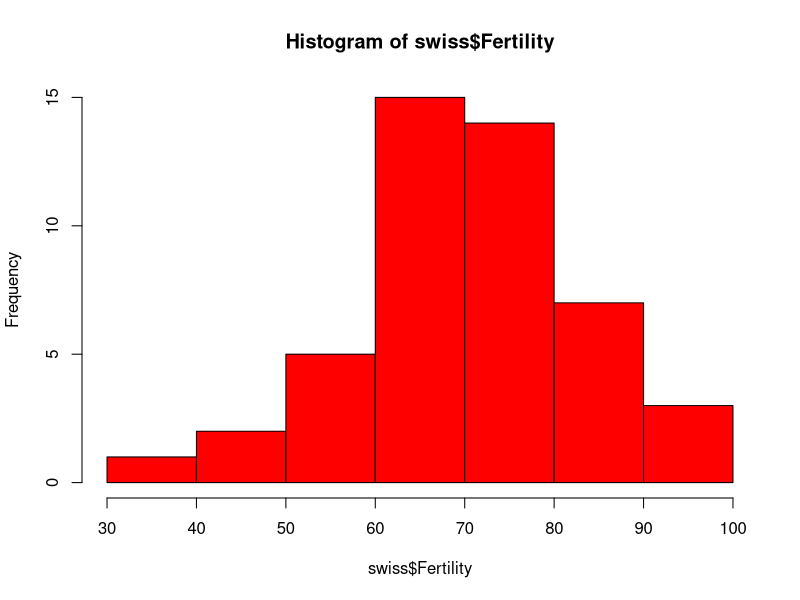
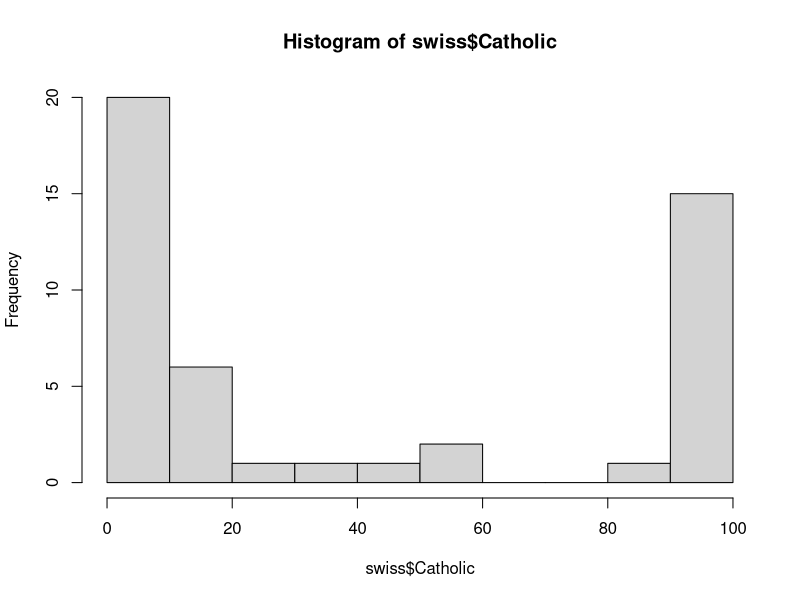

Reproduce these figures in R, in order. (Note: this script raises an error after producing the figures.)
?swiss

swiss <- data.frame(swiss)
str(swiss)

hist(swiss$Fertility,col="Red")

fit <- lm(Fertility ~ Examination + Catholic, data = swiss)
summary(fit)

fit <- lm(Fertility ~ Examination * Catholic, data = swiss)
summary(fit)

confint(fit)

# trouble №1
x1 <- rnorm(50) # создадим случайную выборку из 50 элементов
x2 <- rnorm(50) # создадим случайную выборку из 50 элементов
y <- rnorm(50) # создадим случайную выборку из 50 элементов
na_index <- sample(1:30, runif(1,5,15)) # случайно сгенерируем количество и позиции NA в векторе y
y[na_index] <- NA # создадим NA в векторе y
my_df <- data.frame(x_1 = x1, x_2 = x2, y = y) # создадим dataframe 

dfit <- lm(my_df$y~my_df$x_1+my_df$x_2)
my_df$y_full <- predict(dfit, newdata = my_df)

my_df

# trouble №2
str(mtcars)
df <- mtcars[c(1,3,4,5,6)]
dfit <- lm(wt~.,data=df)
summary(dfit)
step(dfit, direction = 'backward')
model <- lm(wt ~ mpg + disp + hp,data = df)



# trouble №3

ddf <- attitude
sddf <- lm(ddf$rating~ddf$complaints*ddf$critical)
summary(sddf)  
sddf$coefficients
  

hist(swiss$Catholic)
swiss$religious <- ifelse(swiss$Catholic > 60, "Lots", "Few")
swiss$religious <- as.factor(swiss$religious)
  
fit3 <- lm(Fertility ~ Examination + religious, data = swiss)  
summary(fit3)

fit4 <- lm(Fertility ~ Examination * religious, data = swiss)  
summary(fit4)

ggplot(swiss, aes(x = Examination, y = Fertility, col=religious)) + 
  geom_point()+
  geom_smooth(method = 'lm')

fit5 <- lm(Fertility ~ religious*Infant.Mortality*Examination, data = swiss)
summary(fit5)


# trouble №4,5

mtcars$am <- factor(mtcars$am, labels = c('Automatic', 'Manual'))

dfit <- lm(mpg~wt*am,data = mtcars)
summary(dfit)


# trouble №6
library(ggplot2)
my_plot <- ggplot(mtcars, aes(x=wt,y=mpg,col=factor(am)))+
  geom_smooth(method="lm")


my_plot
